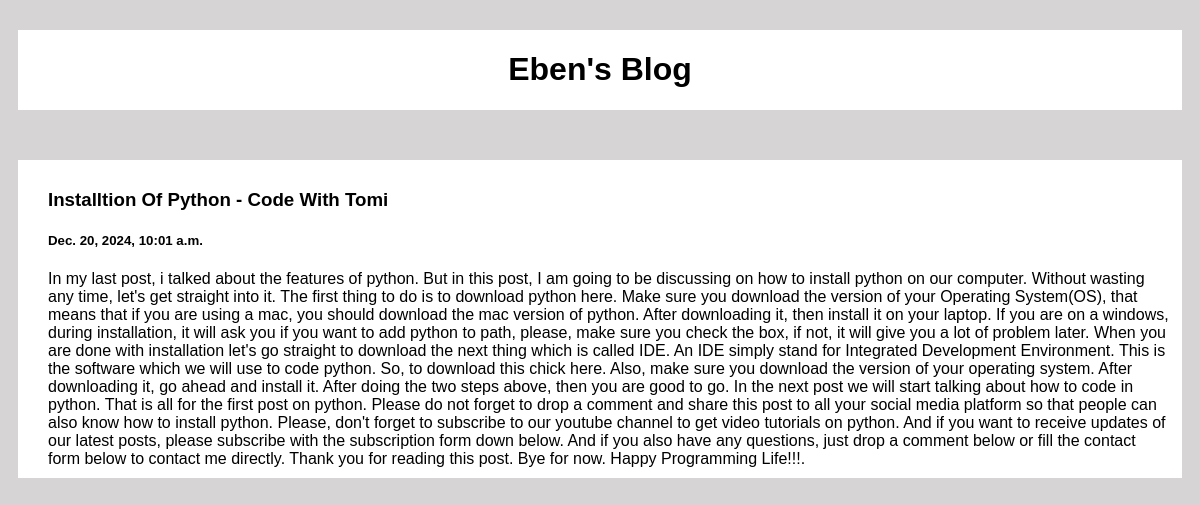
Screenshot of /post/3 with the database file from the repository.
### my_app/models.py (models this page shows)
class Post(models.Model):
    title = models.CharField(max_length=100)
    date = models.DateTimeField(default=datetime.now, blank=True)
    body = models.CharField(max_length=10000000)

### my_app/views.py (the view)
# urls.py: path('post/<str:pk>', views.post, name='post')
def post(request,pk):
    post= Post.objects.get(id=pk)
    return render(request, 'post.html', {'post':post})

### templates/post.html (shortened to what this page needs)
{% load static %}
<!DOCTYPE html>
<html lang="en">
<head>
    <link rel="stylesheet" href="{% static 'index.css' %}">
</head>
<body>
    <div class="header">
        <h1>Eben's Blog</h1>
    </div>
    <div class="post" style="padding: 10px; cursor: auto;">
        <div class="info">
            <h3 class="title">{{post.title}}</h3>
            <h5 class="date">{{post.date}}</h5>
            <div class="text">{{post.body}}</div>
        </div>
    </div>
</body>
</html>

### static/index.css (style rules this page uses)
body { background-color: rgb(214, 212, 212); padding-right: 10px; padding-left: 10px; font-family: Arial; }
.header { background-color: white; display: flex; flex: 1; justify-content: center; margin-bottom: 50px; margin-top: 30px; }
.info { margin-left: 20px; }
.post { background-color: white; display: flex; flex-direction: column; flex: 1; padding-bottom: 20px; margin-bottom: 20px; cursor: pointer; }

### rows the page displays
Post: title "Installtion Of Python - Code With Tomi", date "Dec. 20, 2024, 10:01 a.m.", body "In my last post, i talked about the features of python. But in this post, I am going to be discussing on how to install python on our computer. Without wasting any time, let's get straight into it. The first thing to do is to download python here. Make sure you download the version of your Operating System(OS), that means that if you are using a mac, you should download the mac version of python. After downloading it, then install it on your laptop. If you are on a windows, during installation, it will ask you if you want to add python to path, please, make sure you check the box, if not, it will give you a lot of problem later. When you are done with installation let's go straight to…"
